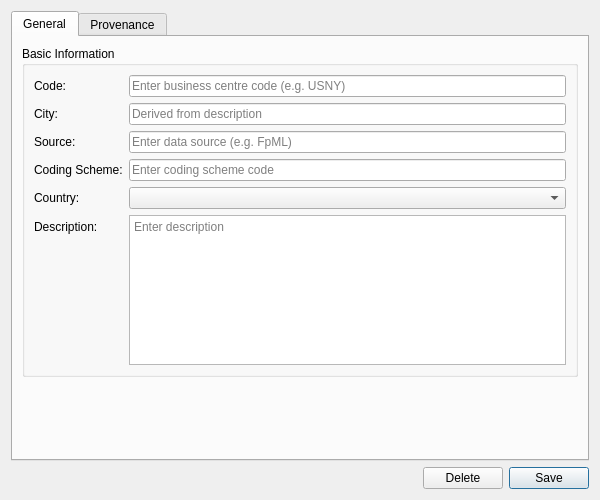
<?xml version="1.0" encoding="UTF-8"?>
<ui version="4.0">
 <class>BusinessCentreDetailDialog</class>
 <widget class="QWidget" name="BusinessCentreDetailDialog">
  <property name="geometry">
   <rect>
    <x>0</x>
    <y>0</y>
    <width>600</width>
    <height>500</height>
   </rect>
  </property>
  <property name="sizePolicy">
   <sizepolicy hsizetype="Preferred" vsizetype="Preferred">
    <horstretch>0</horstretch>
    <verstretch>0</verstretch>
   </sizepolicy>
  </property>
  <property name="minimumSize">
   <size>
    <width>600</width>
    <height>500</height>
   </size>
  </property>
  <property name="windowTitle">
   <string>Business Centre Details</string>
  </property>
  <layout class="QVBoxLayout" name="verticalLayout">
   <item>
    <widget class="QTabWidget" name="tabWidget">
     <property name="currentIndex"><number>0</number></property>
     <widget class="QWidget" name="generalTab">
      <attribute name="title"><string>General</string></attribute>
      <layout class="QVBoxLayout" name="generalLayout">
       <item>
        <widget class="QGroupBox" name="basicInfoGroup">
         <property name="title">
          <string>Basic Information</string>
         </property>
         <layout class="QFormLayout" name="formLayout">
          <item row="0" column="0">
           <widget class="QLabel" name="label_codeEdit">
            <property name="text">
             <string>Code:</string>
            </property>
           </widget>
          </item>
          <item row="0" column="1">
           <widget class="QLineEdit" name="codeEdit">
            <property name="placeholderText">
             <string>Enter business centre code (e.g. USNY)</string>
            </property>
           </widget>
          </item>
          <item row="1" column="0">
           <widget class="QLabel" name="label_cityNameEdit">
            <property name="text">
             <string>City:</string>
            </property>
           </widget>
          </item>
          <item row="1" column="1">
           <widget class="QLineEdit" name="cityNameEdit">
            <property name="readOnly">
             <bool>true</bool>
            </property>
            <property name="placeholderText">
             <string>Derived from description</string>
            </property>
           </widget>
          </item>
          <item row="2" column="0">
           <widget class="QLabel" name="label_sourceEdit">
            <property name="text">
             <string>Source:</string>
            </property>
           </widget>
          </item>
          <item row="2" column="1">
           <widget class="QLineEdit" name="sourceEdit">
            <property name="placeholderText">
             <string>Enter data source (e.g. FpML)</string>
            </property>
           </widget>
          </item>
          <item row="3" column="0">
           <widget class="QLabel" name="label_codingSchemeEdit">
            <property name="text">
             <string>Coding Scheme:</string>
            </property>
           </widget>
          </item>
          <item row="3" column="1">
           <widget class="QLineEdit" name="codingSchemeEdit">
            <property name="placeholderText">
             <string>Enter coding scheme code</string>
            </property>
           </widget>
          </item>
          <item row="4" column="0">
           <widget class="QLabel" name="label_countryAlpha2Edit">
            <property name="text">
             <string>Country:</string>
            </property>
           </widget>
          </item>
          <item row="4" column="1">
           <widget class="QComboBox" name="countryAlpha2Combo"/>
          </item>
          <item row="5" column="0">
           <widget class="QLabel" name="label_descriptionEdit">
            <property name="text">
             <string>Description:</string>
            </property>
           </widget>
          </item>
          <item row="5" column="1">
           <widget class="QPlainTextEdit" name="descriptionEdit">
            <property name="minimumSize">
             <size>
              <width>0</width>
              <height>80</height>
             </size>
            </property>
            <property name="maximumSize">
             <size>
              <width>16777215</width>
              <height>150</height>
             </size>
            </property>
            <property name="placeholderText">
             <string>Enter description</string>
            </property>
           </widget>
          </item>
         </layout>
        </widget>
       </item>
       <item>
        <spacer name="verticalSpacer">
         <property name="orientation">
          <enum>Qt::Vertical</enum>
         </property>
         <property name="sizeHint" stdset="0">
          <size>
           <width>20</width>
           <height>40</height>
          </size>
         </property>
        </spacer>
       </item>
      </layout>
     </widget>
     <widget class="QWidget" name="provenanceTab">
      <attribute name="title"><string>Provenance</string></attribute>
      <layout class="QVBoxLayout" name="provenanceTabLayout">
       <item>
        <widget class="ores::qt::ProvenanceWidget" name="provenanceWidget" native="true"/>
       </item>
      </layout>
     </widget>
    </widget>
   </item>
   <item>
    <layout class="QHBoxLayout" name="buttonLayout">
     <item>
      <spacer name="horizontalSpacer">
       <property name="orientation">
        <enum>Qt::Horizontal</enum>
       </property>
       <property name="sizeHint" stdset="0">
        <size>
         <width>40</width>
         <height>20</height>
        </size>
       </property>
      </spacer>
     </item>
     <item>
      <widget class="QPushButton" name="deleteButton">
       <property name="text">
        <string>Delete</string>
       </property>
      </widget>
     </item>
     <item>
      <widget class="QPushButton" name="saveButton">
       <property name="text">
        <string>Save</string>
       </property>
       <property name="default">
        <bool>true</bool>
       </property>
      </widget>
     </item>
    </layout>
   </item>
  </layout>
 </widget>
 <customwidgets>
  <customwidget>
   <class>ores::qt::ProvenanceWidget</class>
   <extends>QWidget</extends>
   <header>ores.qt/ProvenanceWidget.hpp</header>
  </customwidget>
 </customwidgets>
 <resources/>
 <connections/>
</ui>
